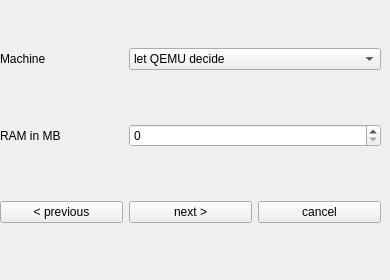
     <widget class="QWidget" name="page_21">
      <widget class="QWidget" name="gridLayoutWidget_20">
       <property name="geometry">
        <rect>
         <x>0</x>
         <y>0</y>
         <width>381</width>
         <height>271</height>
        </rect>
       </property>
       <layout class="QGridLayout" name="gridLayout_20">
        <item row="3" column="1">
         <widget class="QPushButton" name="pushButton_60">
          <property name="text">
           <string>next &gt;</string>
          </property>
         </widget>
        </item>
        <item row="2" column="0">
         <widget class="QLabel" name="label_54">
          <property name="text">
           <string>RAM in MB</string>
          </property>
         </widget>
        </item>
        <item row="0" column="0">
         <widget class="QLabel" name="label_55">
          <property name="text">
           <string>Machine</string>
          </property>
         </widget>
        </item>
        <item row="3" column="0">
         <widget class="QPushButton" name="pushButton_61">
          <property name="text">
           <string>&lt; previous</string>
          </property>
         </widget>
        </item>
        <item row="3" column="2">
         <widget class="QPushButton" name="pushButton_62">
          <property name="text">
           <string>cancel</string>
          </property>
         </widget>
        </item>
        <item row="0" column="1" colspan="2">
         <widget class="QComboBox" name="comboBox_32">
          <item>
           <property name="text">
            <string>let QEMU decide</string>
           </property>
          </item>
          <item>
           <property name="text">
            <string>niagara</string>
           </property>
          </item>
          <item>
           <property name="text">
            <string>sun4u</string>
           </property>
          </item>
          <item>
           <property name="text">
            <string>sun4v</string>
           </property>
          </item>
          <item>
           <property name="text">
            <string>none</string>
           </property>
          </item>
         </widget>
        </item>
        <item row="2" column="1" colspan="2">
         <widget class="QSpinBox" name="spinBox_14">
          <property name="maximum">
           <number>32768</number>
          </property>
         </widget>
        </item>
       </layout>
      </widget>
     </widget>
